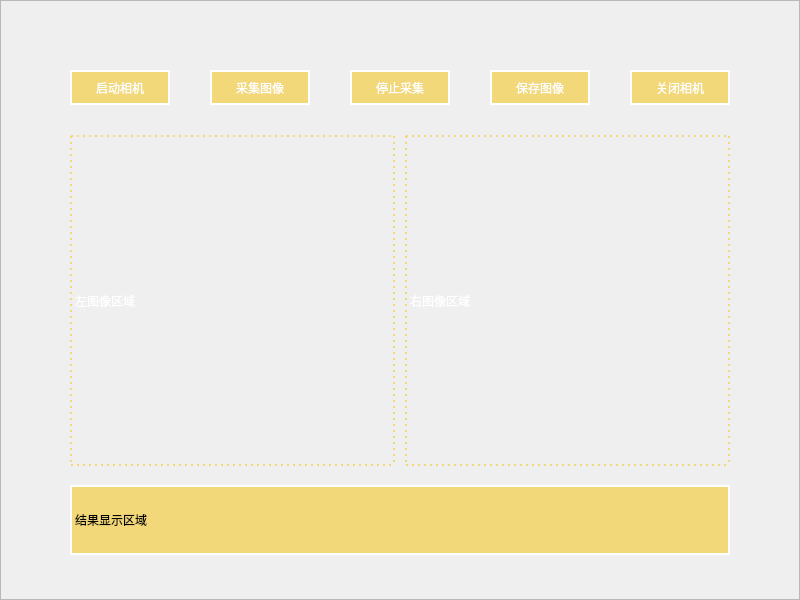
<?xml version="1.0" encoding="UTF-8"?>
<ui version="4.0">
 <class>Dialog</class>
 <widget class="QDialog" name="Dialog">
  <property name="geometry">
   <rect>
    <x>0</x>
    <y>0</y>
    <width>800</width>
    <height>600</height>
   </rect>
  </property>
  <property name="windowTitle">
   <string>图像采集</string>
  </property>
  <property name="styleSheet">
   <string notr="true"/>
  </property>
  <widget class="QPushButton" name="btnCloseCam">
   <property name="geometry">
    <rect>
     <x>630</x>
     <y>70</y>
     <width>100</width>
     <height>35</height>
    </rect>
   </property>
   <property name="styleSheet">
    <string notr="true">font: bold 14pt &quot;汉仪喵魂体W&quot;;
color: rgb(255, 255, 255);
border:2px solid;
border-color: rgb(255, 255, 255);
background-color: rgb(242, 216, 121);</string>
   </property>
   <property name="text">
    <string>关闭相机</string>
   </property>
  </widget>
  <widget class="QPushButton" name="btnSaveImage">
   <property name="geometry">
    <rect>
     <x>490</x>
     <y>70</y>
     <width>100</width>
     <height>35</height>
    </rect>
   </property>
   <property name="styleSheet">
    <string notr="true">font: bold 14pt &quot;汉仪喵魂体W&quot;;
color: rgb(255, 255, 255);
border:2px solid;
border-color: rgb(255, 255, 255);
background-color: rgb(242, 216, 121);</string>
   </property>
   <property name="text">
    <string>保存图像</string>
   </property>
  </widget>
  <widget class="QLabel" name="LLabel">
   <property name="geometry">
    <rect>
     <x>70</x>
     <y>135</y>
     <width>325</width>
     <height>331</height>
    </rect>
   </property>
   <property name="styleSheet">
    <string notr="true">font: 14pt &quot;汉仪喵魂体W&quot;;
color: rgb(255, 255, 255);
border:2px;
border-style:dotted;
border-color: rgb(242, 216, 121);</string>
   </property>
   <property name="text">
    <string>左图像区域</string>
   </property>
  </widget>
  <widget class="QPushButton" name="btnOpenCam">
   <property name="geometry">
    <rect>
     <x>70</x>
     <y>70</y>
     <width>100</width>
     <height>35</height>
    </rect>
   </property>
   <property name="styleSheet">
    <string notr="true">font: bold 14pt &quot;汉仪喵魂体W&quot;;
color: rgb(255, 255, 255);
border:2px solid;
border-color: rgb(255, 255, 255);
background-color: rgb(242, 216, 121);</string>
   </property>
   <property name="text">
    <string>启动相机</string>
   </property>
  </widget>
  <widget class="QFrame" name="frame">
   <property name="geometry">
    <rect>
     <x>0</x>
     <y>0</y>
     <width>800</width>
     <height>600</height>
    </rect>
   </property>
   <property name="styleSheet">
    <string notr="true">border-image: url(:/newPrefix/img/background.jpg);</string>
   </property>
   <property name="frameShape">
    <enum>QFrame::StyledPanel</enum>
   </property>
   <property name="frameShadow">
    <enum>QFrame::Raised</enum>
   </property>
  </widget>
  <widget class="QPushButton" name="btnStopGrab">
   <property name="geometry">
    <rect>
     <x>350</x>
     <y>70</y>
     <width>100</width>
     <height>35</height>
    </rect>
   </property>
   <property name="styleSheet">
    <string notr="true">font: bold 14pt &quot;汉仪喵魂体W&quot;;
color: rgb(255, 255, 255);
border:2px solid;
border-color: rgb(255, 255, 255);
background-color: rgb(242, 216, 121);</string>
   </property>
   <property name="text">
    <string>停止采集</string>
   </property>
  </widget>
  <widget class="QLabel" name="RLabel">
   <property name="geometry">
    <rect>
     <x>405</x>
     <y>135</y>
     <width>325</width>
     <height>331</height>
    </rect>
   </property>
   <property name="styleSheet">
    <string notr="true">font: 14pt &quot;汉仪喵魂体W&quot;;
color: rgb(255, 255, 255);
border:2px;
border-style:dotted;
border-color: rgb(242, 216, 121);</string>
   </property>
   <property name="text">
    <string>右图像区域</string>
   </property>
  </widget>
  <widget class="QLabel" name="ResultLabel">
   <property name="geometry">
    <rect>
     <x>70</x>
     <y>485</y>
     <width>660</width>
     <height>70</height>
    </rect>
   </property>
   <property name="styleSheet">
    <string notr="true">font: 12pt &quot;汉仪喵魂体W&quot;;
color: rgb(0, 0, 0);
border:2px solid;
border-color: rgb(255, 255, 255);
background-color: rgb(242, 216, 121);</string>
   </property>
   <property name="text">
    <string>结果显示区域</string>
   </property>
  </widget>
  <widget class="QPushButton" name="btnStartGrab">
   <property name="geometry">
    <rect>
     <x>210</x>
     <y>70</y>
     <width>100</width>
     <height>35</height>
    </rect>
   </property>
   <property name="styleSheet">
    <string notr="true">font: bold 14pt &quot;汉仪喵魂体W&quot;;
color: rgb(255, 255, 255);
border:2px solid;
border-color: rgb(255, 255, 255);
background-color: rgb(242, 216, 121);</string>
   </property>
   <property name="text">
    <string>采集图像</string>
   </property>
  </widget>
  <zorder>frame</zorder>
  <zorder>btnCloseCam</zorder>
  <zorder>btnSaveImage</zorder>
  <zorder>LLabel</zorder>
  <zorder>btnOpenCam</zorder>
  <zorder>btnStopGrab</zorder>
  <zorder>RLabel</zorder>
  <zorder>ResultLabel</zorder>
  <zorder>btnStartGrab</zorder>
 </widget>
 <resources>
  <include location="../img.qrc"/>
 </resources>
 <connections/>
</ui>
